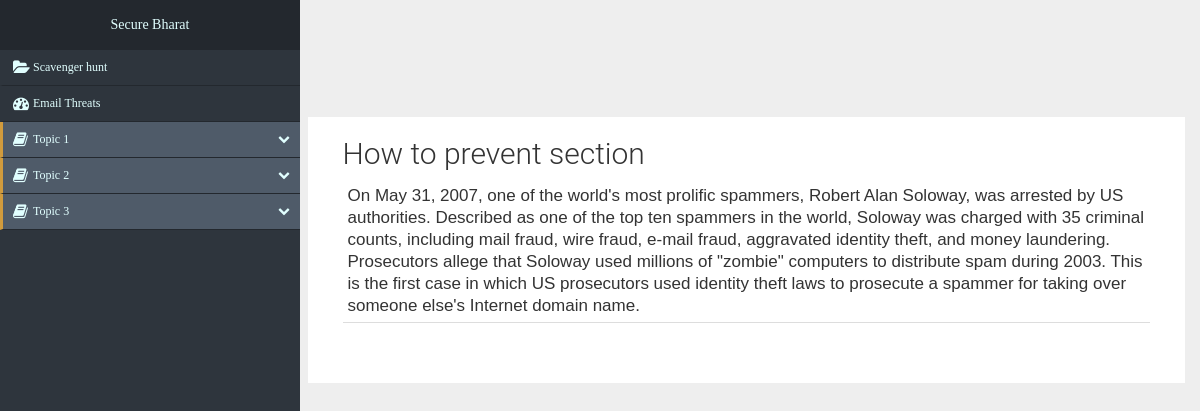
The app's page /ScavengerHunt/trivia.php?x=1 with its own data.
### tables this page shows
CREATE TABLE `trivia` (
  `topic_id` int(11) NOT NULL,
  `trivia_name` varchar(100) NOT NULL,
  `content` text NOT NULL
);

### ScavengerHunt/trivia.php (the view, shortened to what this page needs)
<?php
include("connectionfactory.php");
?>
<!DOCTYPE HTML>
<html>
<head>
  <link href="../css/bootstrap.min.css" rel="stylesheet" type="text/css"/>
  <link href="../css/index.css" rel="stylesheet" type="text/css"/>
  <link href="https://maxcdn.bootstrapcdn.com/font-awesome/4.2.0/css/font-awesome.min.css" rel="stylesheet">
  <link href="../css/sidenavbar.css" rel="stylesheet" type="text/css"/>
  <link href="../css/material/bootstrap-material-design.css" rel="stylesheet">
  <link href="../css/material/ripples.min.css" rel="stylesheet">
</head>
<body>
<div class="nav-side-menu">
    <div class="brand">Secure Bharat</div>
        <div class="menu-list">
            <ul id="menu-content" class="menu-content collapse out">
                <li>
                  <a href="#">
                  <i class="fa fa-folder-open fa-lg"></i>Scavenger hunt
                  </a>
                </li>
                <li>
                  <a href="#">
                  <i class="fa fa-dashboard fa-lg"></i>Email Threats
                  </a>
                </li>
    <?php
				$sel="select * from trivia";
                $exe=mysqli_query($conn,$sel);
                $total=mysqli_num_rows($exe);
				while($total--){
                 $fetch=mysqli_fetch_array($exe,MYSQLI_ASSOC);
				?>
				    <li  data-toggle="collapse" data-target="#topic<?php echo $fetch['topic_id'];?>" class="collapsed active">
                   <a href="javascript: void(0)"><i class="fa fa-book fa-lg"></i>Topic <?php echo $fetch['topic_id'];?><span class="arrow"></span></a>
                  </li>
                <?php
				}?>
            </ul>
     </div>
</div>
      <div class="container-fluid">
    <div class="col-sm-offset-3 col-sm-9" style="height:100%; background-color:#fff; margin-top:10%;">
		<?php $sel="select * from trivia where topic_id=".$_GET['x'];
 		         $exe=mysqli_query($conn,$sel);
		       $fetch=mysqli_fetch_array($exe,MYSQLI_ASSOC);
		?>
		<div class="topic" id="topic1">
            <h2><?php echo $fetch['trivia_name'];?></h2>
            <div class="border">
            	<?php echo $fetch['content']; ?>
            </div>
        </div>
    </div>
</div>
</body>

### Css/index.css (style rules this page uses)
body { font-family: 'Josefin Slab',sans-serif!important; }

### Css/sidenavbar.css (style rules this page uses)
.nav-side-menu { overflow: auto; font-family: verdana; font-size: 12px; font-weight: 200; background-color: #2e353d; position: fixed; top: 0px; width: 300px; height: 100%; color: #e1ffff; }
.nav-side-menu .brand { background-color: #23282e; line-height: 50px; display: block; text-align: center; font-size: 14px; }
.nav-side-menu ul, .nav-side-menu li { list-style: none; padding: 0px; margin: 0px; line-height: 35px; cursor: pointer; }
.nav-side-menu ul .active, .nav-side-menu li .active { border-left: 3px solid #d19b3d; background-color: #4f5b69; }
.nav-side-menu li { padding-left: 0px; border-left: 3px solid #2e353d; border-bottom: 1px solid #23282e; }
.nav-side-menu li a { text-decoration: none; color: #e1ffff; }
.nav-side-menu li a i { padding-left: 10px; width: 20px; padding-right: 20px; }
@media (min-width: 767px) { .nav-side-menu .menu-list .menu-content { display: block; } }
body { margin: 0px; padding: 0px; }

### ScavengerHunt/trivia.php (style rules this page uses)
.topic { margin:20px; font-family:'Josefin Slab',sans-serif; font-size:17px; line-height:22px; margin-bottom:60px; }
.border { border-bottom:1px solid #ddd; padding:5px; margin-bottom:25px; }

### records on screen
trivia: topic_id "1", trivia_name "How to prevent section", content "On May 31, 2007, one of the world's most prolific spammers, Robert Alan Soloway, was arrested by US authorities. Described as one of the top ten spammers in the world, Soloway was charged with 35 criminal counts, including mail fraud, wire fraud, e-mail fraud, aggravated identity theft, and money laundering. Prosecutors allege that Soloway used millions of \"zombie\" computers to distribute spam during 2003. This is the first case in which US prosecutors used identity theft laws to prosecute a spammer for taking over someone else's Internet domain name."
trivia: topic_id "2"
trivia: topic_id "3"
